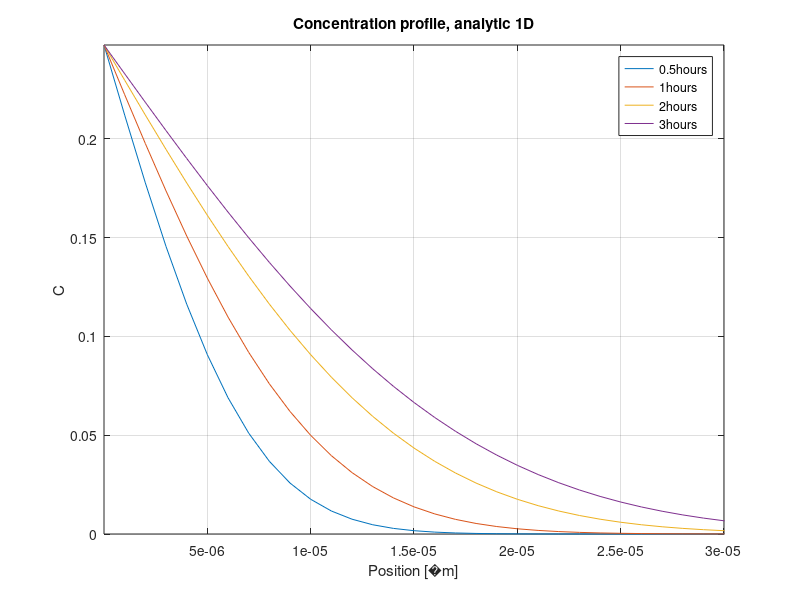

Recreate this plot in MATLAB. (Note: this script raises an error after producing the figure.)
clear all
close all
clc

%-------------Constants------------------
c.D0 = 3.46*10^-5; % [m^2/s]
c.Q = 123800; %[J/mol]
c.R=8.3145; %[J/K*mol]
c.Cstar=2.17*10^3; %[wt%]
c.dH_0=50800; % [J/mol]
c.B0=0.001*10^-6; %[m]
%----------------------------------------

%-------------Variables------------------
v.T_iso=400+273; %[K]
v.C_p=100;
v.C_0=0;
%----------------------------------------

%Diffusion
D_eq = @(T) c.D0*exp(-c.Q/(c.R*T));  % [mm^2/s]
D_T=D_eq(v.T_iso);

%Ci
Ci_eq = @(T) c.Cstar*exp(-c.dH_0/(c.R*T));
C_i=Ci_eq(v.T_iso);

t=[0.5,1,2,3]*60*60; %hours

xgrid=5000;
xend=5*10^-3;
x=linspace(c.B0,xend,xgrid); 
dt=1; %time step
dx=x(2)-x(1); %distance step


%Analytic solution
C_an_eq = @(x,t) C_i-(C_i - v.C_0).*erf((x-c.B0)./(2*sqrt(D_T*t)));
figure
for i=1:length(t)
    C_an(:,i)= C_an_eq(x,t(i));
    plot(x,C_an(:,i))
    anlegend{i}=[num2str(t(i)/3600) 'hours'];
    hold on
end
grid
title('Concentration profile, analytic 1D')

xlabel('Position [�m]')
ylabel('C')
axis([c.B0 3*10^-5 0 C_i])
legend(anlegend)


%iii)a)----------------------------

%Initial conc.
C_i=Ci_eq(v.T_iso);

%Diffusion
D_T=D_eq(v.T_iso);

%Stability
r=(D_T*dt)/(dx^2);
while r>0.5
    dt=dt/4;
    r=(D_T*dt)/(dx^2);
end
t=0;
dt=1;
Cstart(1:length(x),1)=v.C_0;
Cstart(1,1)=C_i;
j=1;
while t<60*60
    Cnext(:,j)=Cnum(v,r,x,Cstart);
    Cstart=Cnext(:,j);
    j=j+1;
    t=t+dt;
end
C_numeric(:,1)=Cnext(:,j-1);
figure
plot(x,C_an(:,2))
hold on
plot(x,C_numeric(:,1))
grid
legend('Analytic','Numeric')
axis([c.B0 3*10^-5 0 C_i])
title('Concentration profile, 1D')
xlabel('Position [µm]')
ylabel('Composition B')
leg = strtrim(cellstr(num2str((t./(60^2))'))');



%Isothermal annealing, analytical solution iii)b)--------------------


k_eq = @(C_i) 2*(C_i-v.C_0)/(v.C_p-v.C_0);

k=k_eq(C_i);

B_eq = @(k,t) c.B0 - (k/sqrt(pi))*sqrt(D_T*t);
B_norm(1)=1;
i=1;
t(1)=0;
dt=1;
while B_norm>0
B_norm(i)= B_eq(k,t(i))/c.B0;
t(i+1)=t(i)+dt;
i=i+1;
end

figure
subplot(2,2,1)
plot(t(1:length(t)-1),B_norm)
axis([0 20 0 1])
title('Plate dissolution, 1D')
ylabel('scaled volume fraction')
xlabel('time[s]')
grid



%iii)c)----------------------------
clear t
dt=0.01;
B_num(1)=c.B0;
B_num_norm(1)=1;

t(1)=0;
j=1;
while B_num_norm(j)>0
t(j+1)=t(j)+dt;
%Backwards euler
    B_num(j+1)=B_num(j)-dt*(k/2)*sqrt(D_T/(pi*t(j+1)));
    B_num_norm(j+1)=B_num(j+1)/c.B0;
j=j+1;
end


hold on
plot(t,B_num_norm)
legend('Analytic','Numeric')




%iii)d)----------------------------
%Non isothermal case
T2=430+273; %[K]
T1=400+273; %[K]

clear t
xgrid=7000;
xend=5*10^-5;
x=linspace(c.B0,xend,xgrid); 
dt=0.001; %time step
dx=x(2)-x(1); %distance step

t(1)=0;
j=1;
D_1=D_eq(T1);
Ci_1=Ci_eq(T1);
D_2=D_eq(T1);
Ci_2=Ci_eq(T1);

B_num_noniso_2(1)=c.B0;
B_num_noniso_2_norm(1)=1;
B_num_noniso_1(1)=c.B0;
B_num_noniso_1_norm(1)=1;

r= @(D) (D*dt)/(dx^2);
r1=r(D_1);
r2=r(D_1);
Cstart1(1:length(x),1)=v.C_0;
Cstart1(1,1)=C_i;
Cstart2=Cstart1;

while B_num_noniso_2_norm(j)>0
    t(j+1)=t(j)+dt;
if B_num_noniso_1_norm(j)<0.7
    D_1=D_eq(T2);
    Ci_1=Ci_eq(T2);
    r1=r(D_2);
    if r1>0.5
        display('Numerical stability error: decrease dt or increase dx')
    end
end
if B_num_noniso_2_norm(j)<0.3
    D_2=D_eq(T2);
    Ci_2=Ci_eq(T2);
    r2=r(D_2);
    if r2>0.5
        display('Numerical stability error: decrease dt or increase dx')
    end
end
Cstart1(1,1)=Ci_1;
Cstart2(1,1)=Ci_2;
Cnext1(:,j)=Cnum(v,r1,x,Cstart1(:,1));
Cnext2(:,j)=Cnum(v,r2,x,Cstart2(:,1));

Cstart1(:,1)=Cnext1(:,j);
Cstart2(:,1)=Cnext2(:,j);

B_num_noniso_1(j+1)=B_num_noniso_1(j)+((dt*D_1)/(dx*(v.C_p-Ci_1)))*(Cnext1(2,j)-Cnext1(1,j));
B_num_noniso_1_norm(j+1)=(B_num_noniso_1(j+1))/c.B0;

B_num_noniso_2(j+1)=B_num_noniso_2(j)+((dt*D_2)/(dx*(v.C_p-Ci_2)))*(Cnext2(2,j)-Cnext2(1,j));
B_num_noniso_2_norm(j+1)=(B_num_noniso_2(j+1))/c.B0;

j=j+1;
end

subplot(2,2,2)
plot(t,B_num_noniso_1_norm)
hold on
plot(t,B_num_noniso_2_norm)
axis([0 inf 0 1])
title('Plate dissolution, non-isothermal, 1D')
ylabel('scaled volume fraction')
xlabel('time[s]')
grid


%iii)d)----------------------------
%Non isothermal case
T1=430+273; %[K]
T2=400+273; %[K]

clear t
clear B_num_noniso_2
clear B_num_noniso_1
clear B_num_noniso_2_norm
clear B_num_noniso_1_norm
xgrid=5000;
xend=5*10^-5;
x=linspace(c.B0,xend,xgrid); 
dt=0.001; %time step
dx=x(2)-x(1); %distance step

t(1)=0;
j=1;
D_1=D_eq(T1);
Ci_1=Ci_eq(T1);
D_2=D_eq(T1);
Ci_2=Ci_eq(T1);


B_num_noniso_2(1)=c.B0;
B_num_noniso_2_norm(1)=1;
B_num_noniso_1(1)=c.B0;
B_num_noniso_1_norm(1)=1;
Tnum1=T1;
Tnum2=T1;

r= @(D) (D*dt)/(dx^2);
r1=r(D_1);
r2=r(D_1);
Cstart1(1:length(x),1)=v.C_0;
Cstart1(1,1)=C_i;
Cstart2=Cstart1;
% while t<60*60
%     Cnext(:,j)=Cnum(v,c,r,x,Cstart);
%     Cstart=Cnext(:,j);
%     j=j+1;
%     t=t+dt;
% end
while B_num_noniso_2_norm(j)>0
    t(j+1)=t(j)+dt;
if B_num_noniso_1_norm(j)<0.7
    D_1=D_eq(T2);
    Ci_1=Ci_eq(T2);
    Tnum1=T2;  
    r1=r(D_2);
    if r1>0.5
        display('Numerical stability error: decrease dt or increase dx')
    end
end
if B_num_noniso_2_norm(j)<0.3
    D_2=D_eq(T2);
    Ci_2=Ci_eq(T2);
    Tnum2=T2;
    r2=r(D_2);
    if r2>0.5
        display('Numerical stability error: decrease dt or increase dx')
    end
end
Cstart1(1,1)=Ci_1;
Cstart2(1,1)=Ci_2;
Cnext1(:,j)=Cnum(v,r1,x,Cstart1(:,1));
Cnext2(:,j)=Cnum(v,r2,x,Cstart2(:,1));

Cstart1(:,1)=Cnext1(:,j);
Cstart2(:,1)=Cnext2(:,j);

B_num_noniso_1(j+1)=B_num_noniso_1(j)+((dt*D_1)/(dx*(v.C_p-Ci_1)))*(Cnext1(2,j)-Cnext1(1,j));
B_num_noniso_1_norm(j+1)=(B_num_noniso_1(j+1))/c.B0;

B_num_noniso_2(j+1)=B_num_noniso_2(j)+((dt*D_2)/(dx*(v.C_p-Ci_2)))*(Cnext2(2,j)-Cnext2(1,j));
B_num_noniso_2_norm(j+1)=(B_num_noniso_2(j+1))/c.B0;

j=j+1;
end


subplot(2,2,3)
plot(t,B_num_noniso_1_norm)
hold on
plot(t,B_num_noniso_2_norm)
axis([0 inf 0 1])
title('Plate dissolution, non-isothermal, 1D')
ylabel('scaled volume fraction')
xlabel('time[s]')
grid

%Isokinetic annealing, analytic solution iii)e)----------------------

D_1=D_T1;
k_1=k_T1;

B_eq = @(k, D,t) c.B0 - (k/sqrt(pi))*sqrt(D*t);
B_normE(1)=1;
i=1;
t=0;
dt=0.1;
while B_normE>0

B_normE(i)= B_eq(k_1, D_1,t(i))/c.B0;
if B_normE(i)<0.7
    D_2=D_T2;
    k_2=k_T2;
    B_normE07(i)= B_eq(k_2, D_2,t(i))/c.B0;
    
    if B_normE07(i)<= 0
       B_normE07(i)=NaN;
    end
end

if B_normE(i)<0.3
    D_2=D_T2;
    k_2=k_T2;
    B_normE03(i)= B_eq(k_2, D_2,t(i))/c.B0;
    
    if B_normE03(i) <= 0
       B_normE03(i) = NaN;
    end
end
t(i+1)=t(i)+dt;
i=i+1;
end
x1=1:(length(t)-1);
subplot(2,2,4)
plot(x1,B_normE, x1,B_normE07, x1,B_normE03)